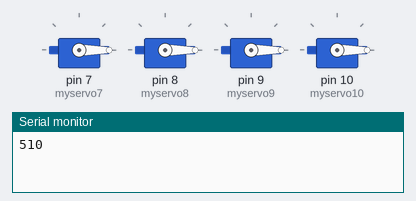
A sketch run on a simulated Arduino Uno, built with avr-gcc and run on an emulated ATmega328P. Parts: 4 × servo, the last lines printed to the serial monitor.

Above: at 0.05 s.
At 2.35 s:
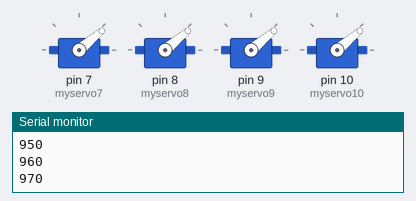
At 4.45 s:
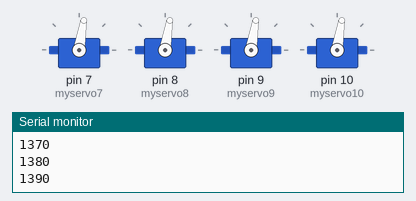
At 8.95 s:
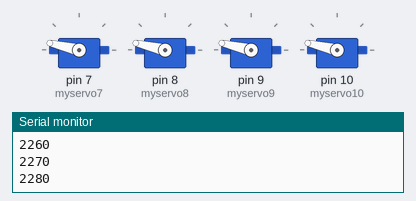
At 13.45 s:
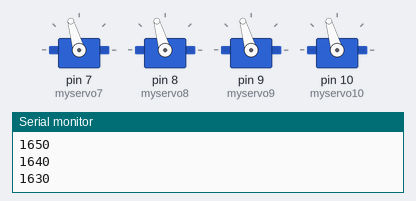
At 17.95 s:
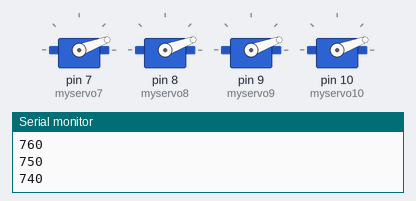
Timing chart, 0 to 24.9 s (numbered marks = the images above):
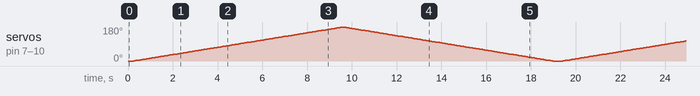

The sketch:

test1.ino
```cpp
#include <Servo.h>

Servo myservo7;
Servo myservo8;
Servo myservo9;
Servo myservo10;

int a = 500;
int b = 10;
void setup()
{

  Serial.begin(9600);
  myservo7.attach(7);
  myservo8.attach(8);
  myservo9.attach(9);
  myservo10.attach(10);

  myservo7.writeMicroseconds(90);
  myservo8.writeMicroseconds(90);
  myservo9.writeMicroseconds(90);
  myservo10.writeMicroseconds(90);
}

void loop()
{
  a = a + b ;
  Serial.println(a);
  if(a <= 500 || a >= 2400)b=-b;
  delay(50);
  myservo7.writeMicroseconds(a);
  myservo8.writeMicroseconds(a);
  myservo9.writeMicroseconds(a);
  myservo10.writeMicroseconds(a);
}
```
